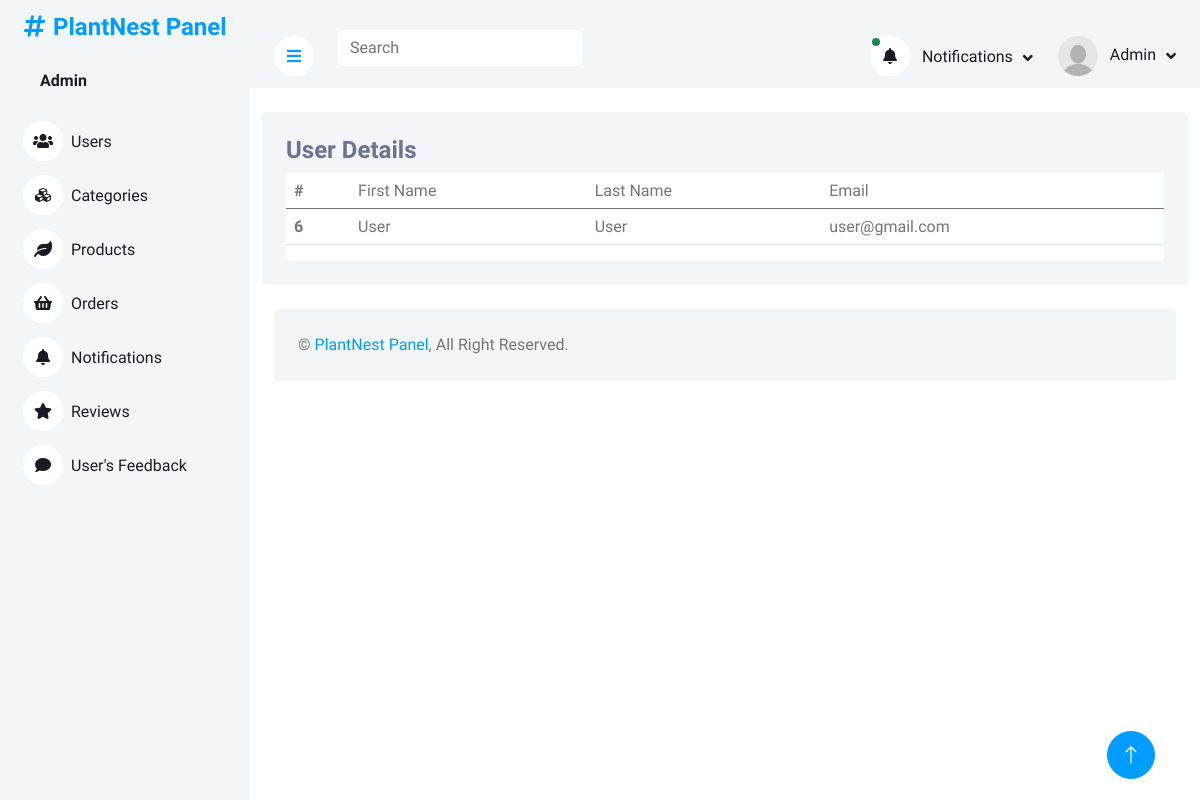
Before: /adminPanel/users.php (signed in) with the older database file.
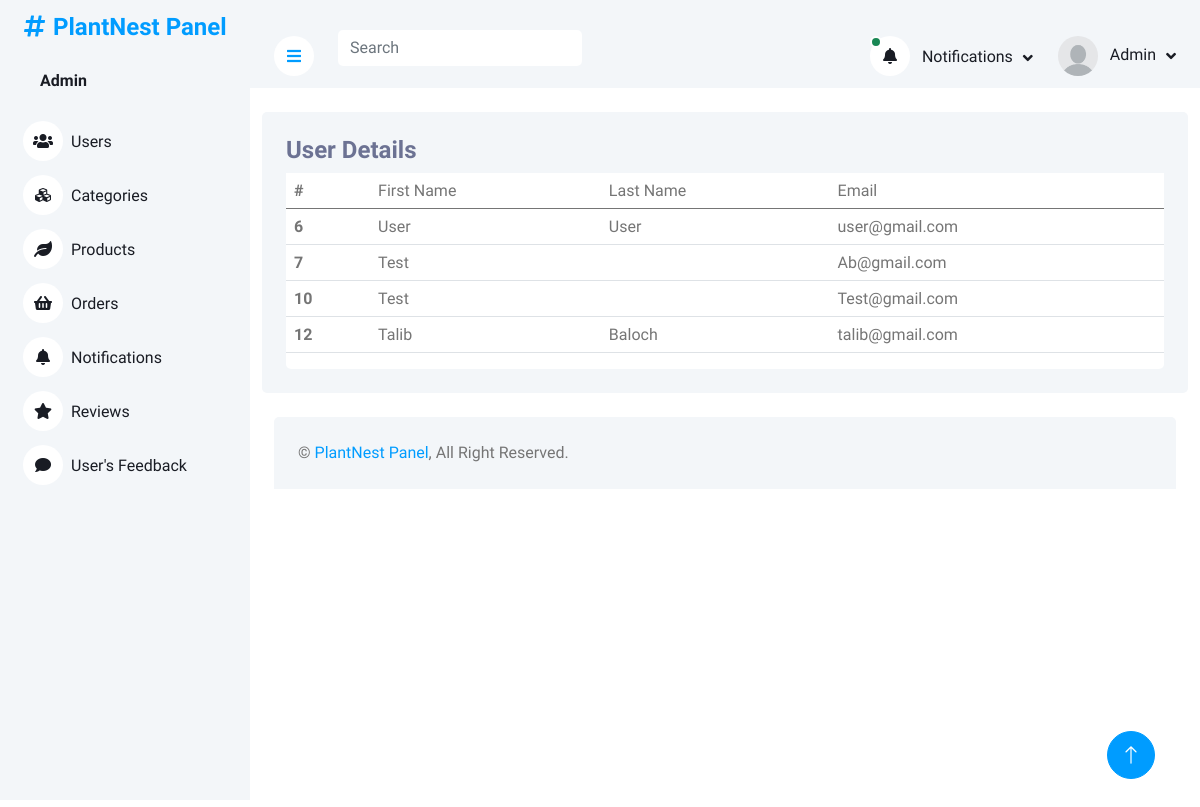
After: the same page with the newer database file.
### tables this page shows
CREATE TABLE `users` (
  `userID` int(11) NOT NULL,
  `firstName` varchar(225) DEFAULT NULL,
  `lastName` varchar(225) DEFAULT NULL,
  `userEmail` varchar(225) NOT NULL,
  `userPassword` varchar(225) DEFAULT NULL
);

### adminPanel/users.php (the view, shortened to what the changed rows need)
<?php
include_once('header_admin.php')
?>
<div class="container pt-4">
    <div class="bg-light rounded p-4">
        <div class="row">
            <div class="col-12">
                <div class="bg-white rounded h-100 ">
                    <div class="table-responsive bg- ">
                        <table class="table">
                            <thead>
                                <tr>
                                    <th scope="col">#</th>
                                    <td>First Name</td>
                                    <td>Last Name</td>
                                    <td>Email </td>
                                </tr>
                            </thead>
                            <tbody>
                                <?php
                        $query = $pdo->query("SELECT * FROM users");
                        $result = $query->fetchAll(PDO::FETCH_ASSOC);
                        foreach($result as $row){
                        ?>
                                <tr class="tr-row">
                                    <th scope="row">
                                        <?php echo $row['userID'] ?>
                                    </th>
                                    <td>
                                        <?php echo ucfirst($row['firstName']) ?>
                                    </td>
                                    <td>
                                        <?php echo ucfirst($row['lastName'] )?>
                                    </td>
                                    <td>
                                        <?php echo $row['userEmail'] ?>
                                    </td>
                                </tr>
                                <?php
                        };
                                       ?>
                            </tbody>
                        </table>
                    </div>
                </div>
            </div>
        </div>
    </div>
</div>
<?php
include('footer.php')
?>

### adminPanel/header_admin.php (shortened to what the changed rows need)
<?php
include("php/query.php");
?>
<!DOCTYPE html>
<html lang="en">
<head>
    <link href="https://cdnjs.cloudflare.com/ajax/libs/font-awesome/5.10.0/css/all.min.css" rel="stylesheet">
    <link href="https://cdn.jsdelivr.net/npm/bootstrap-icons@1.4.1/font/bootstrap-icons.css" rel="stylesheet">
    <link href="lib/owlcarousel/assets/owl.carousel.min.css" rel="stylesheet">
    <link href="lib/tempusdominus/css/tempusdominus-bootstrap-4.min.css" rel="stylesheet" />
    <link href="css/bootstrap.min.css" rel="stylesheet">
    <link href="css/style.css" rel="stylesheet">
</head>
<body>
    <div class="container-xxl position-relative bg-white d-flex p-0">
        <div class="sidebar pe-4 pb-3">
            <nav class="navbar bg-light navbar-light">
                <div class="d-flex align-items-center ms-4 mb-4">
                    <div class="ms-3">
                    <?php
                                 if(isset($_SESSION['Admin'])){
                                    $admin = $_SESSION['Admin'];
                                 foreach($admin as $value){
                                    $U_ID =   $value['adminID'];
                                  $query = $pdo->prepare("SELECT * FROM admins WHERE adminID = :iD ");
                                  $query->bindParam(':iD',  $U_ID);
                                  $query->execute();
                                  $result = $query->fetch(PDO::FETCH_ASSOC);
                        ?>
                         <h6 class="mb-0">
                             <span><?php echo ucfirst($result['adminName'])?></span>
                            </h6>
</span>    <?php
                      };
                    }
                        ?>
                    </div>
                </div>
            </nav>
        </div>
        <div class="content">
            <nav class="navbar navbar-expand bg-light navbar-light sticky-top px-4 py-0">
                <div class="navbar-nav align-items-center ms-auto">
                    <div class="nav-item dropdown">
                        <a href="#" class="nav-link dropdown-toggle" data-bs-toggle="dropdown">
                        <?php
                                 if(isset($_SESSION['Admin'])){
                                    $admin = $_SESSION['Admin'];
                                 foreach($admin as $value){
                                    $U_ID =   $value['adminID'];
                                  $query = $pdo->prepare("SELECT * FROM admins WHERE adminID = :iD ");
                                  $query->bindParam(':iD',  $U_ID);
                                  $query->execute();
                                  $result = $query->fetch(PDO::FETCH_ASSOC);
                              if($result['adminImage']){
                        ?>
                        <img class="rounded-circle me-lg-2" src="img/<?php echo $result['adminImage'] ?>" alt="" style="width: 40px; height: 40px;">
                            <?php
                              }else if(empty($result['adminImage'])){
                                ?>
                        <img class="rounded-circle me-lg-2" src="img/user.jpg" alt="" style="width: 40px; height: 40px;">
                                <?php
                              }
                            ?>
                                <span class="d-none d-lg-inline-flex">
                                    <?php echo ucfirst($result['adminName']) ?>
                                </span>
                                <?php
                            }
                        }
                            ?>
                        </a>
                    </div>
                </div>
            </nav>

Changed rows visible on the page:
added users: userID "7", firstName "Test", userEmail "Ab@gmail.com"
added users: userID "10", firstName "Test", userEmail "Test@gmail.com"
added users: userID "12", firstName "Talib", lastName "Baloch", userEmail "talib@gmail.com"
